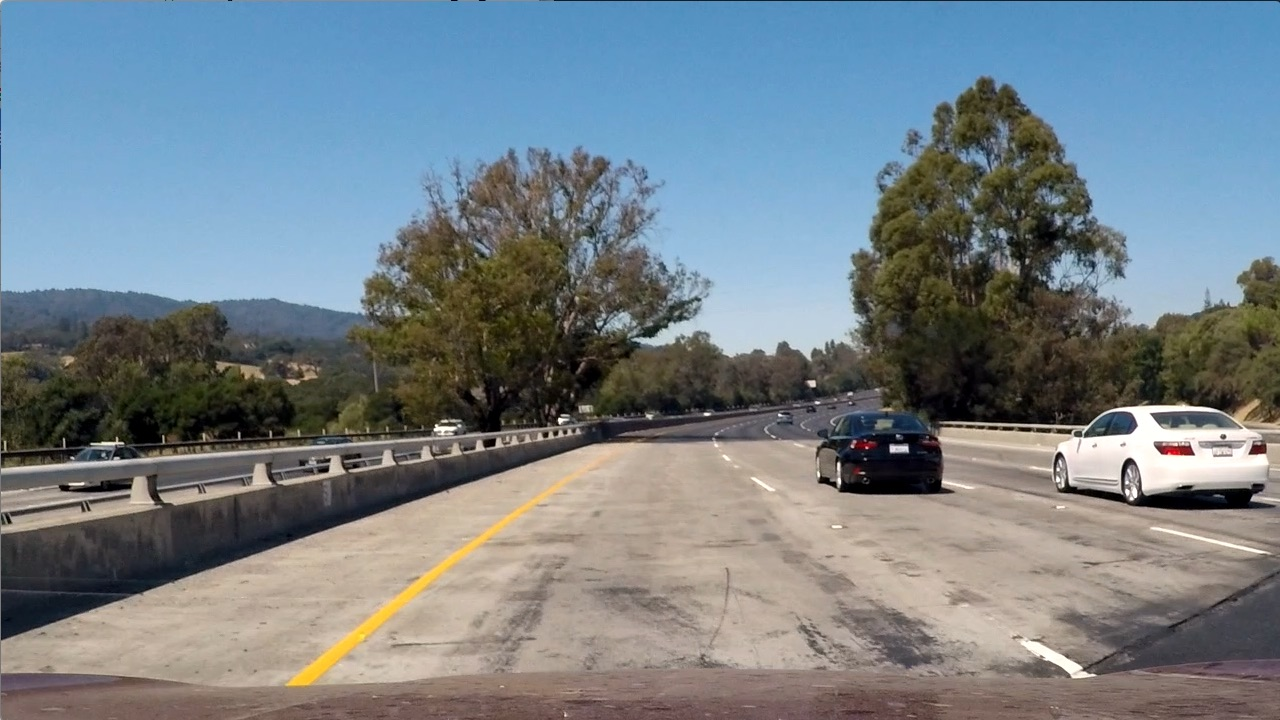
#> input picture CarND-Vehicle-Detection/test_images/test1.jpg, 1280 x 720 px
$ jupyter execute --allow-errors testing_with_my_slidingwindows.ipynb   (shell and % lines are left out)   (older library calls are emulated)
#> lines starting #> are read from the running program, lines starting #| are printed output that depends on the picture
## Vehicle Detection pipeline

[cell 1]
import numpy as np
import matplotlib.pyplot as plt
import cv2
import glob

import time

[cell 2]
car_list=[]
notcar_list=[]

cars = glob.glob('TrainingData\\vehicles\\*\\*.png')
for car in cars:
    car_list.append(car)

notcars = glob.glob('TrainingData\\non-vehicles\\*\\*.png')
for notcar in notcars:
    notcar_list.append(notcar)

print('Size of car images list: ', len(car_list))
print('Size of notcar images list: ', len(notcar_list))

### Lets use one of the images for our initial explorations

#> (a cell that did not finish here is left out)

[cell 4]
# [16 lines left out: function color_conversion, not called in this run]

#> (a cell that did not finish here is left out)

[cell 6]
# [13 lines left out: function color_histogram, not called in this run]

[cell 7]
hist_bins = 32
hist_range = (0,256)

#> (a cell that did not finish here is left out)

[cell 9]
#%%
# [5 lines left out: function bin_spatial, not called in this run]

[cell 10]
spatial_size = (32,32)

#> (a cell that did not finish here is left out)

[cell 12]
# Define a function to return HOG features and visualization

from skimage.feature import hog

# [17 lines left out: function get_hog_features, not called in this run]

[cell 13]
orient = 9
pix_per_cell = 8
cell_per_block = 2
vis = True
feature_vec = True

#> (a cell that did not finish here is left out)

[cell 15]
# Define a HOG feature function that can be used on not only gray scale but all channels:
# In this case, hog_image isnt returned. Call fcn with vis= False
# [17 lines left out: function get_all_hog_features, not called in this run]

[cell 16]
# Let's combine all the above so that we have 1 common function for extracting features from an image.

# Define a function to extract features from a single image window
# This function is very similar to extract_features()
# just for a single image rather than list of image files

# [32 lines left out: function single_img_features, not called in this run]

#> (a cell that did not finish here is left out)

## Extract Features for all images in the dataset.

[cell 18]
# Define a function to extract features from a list of images
# This function will use the single_image_feature function defined above.

def extract_features(img_files, color_space='RGB', spatial_size=(32, 32),
                        hist_bins=32, orient=9,
                        pix_per_cell=8, cell_per_block=2, hog_channel=0,
                        spatial_feat=True, hist_feat=True, hog_feat=True):

    # Create a list to append feature vectors to
    features = []

    # Iterate through the list of images
    for file in img_files:
        file_features = []

        # Read in each one by one
        img2 = plt.imread(file)
        file_features =  single_img_features(img2, color_space=color_space, spatial_size=spatial_size,
                                hist_bins=hist_bins, orient=orient,
                                pix_per_cell=pix_per_cell, cell_per_block=cell_per_block, hog_channel=hog_channel,
                                spatial_feat=spatial_feat, hist_feat=hist_feat, hog_feat=hog_feat)


        features.append(file_features)

    # Return list of feature vectors
    return features

[cell 19]
color_space = 'YCrCb' # Can be RGB, HSV, LUV, HLS, YUV, YCrCb
orient = 9  # HOG orientations
pix_per_cell = 8 # HOG pixels per cell
cell_per_block = 2 # HOG cells per block
hog_channel = "ALL" # Can be 0, 1, 2, or "ALL"
spatial_size = (16, 16) # Spatial binning dimensions
hist_bins = 16    # Number of histogram bins
spatial_feat = False # Spatial features on or off
hist_feat = False# Histogram features on or off
hog_feat = True # HOG features on or off
y_start_stop = [400, 700] # Min and max in y to search in slide_window()

# [7 lines of commented-out code are left out]

car_features = extract_features(car_list, color_space=color_space,
                        spatial_size=spatial_size, hist_bins=hist_bins,
                        orient=orient, pix_per_cell=pix_per_cell,
                        cell_per_block=cell_per_block,
                        hog_channel=hog_channel, spatial_feat=spatial_feat,
                        hist_feat=hist_feat, hog_feat=hog_feat)

notcar_features = extract_features(notcar_list, color_space=color_space,
                        spatial_size=spatial_size, hist_bins=hist_bins,
                        orient=orient, pix_per_cell=pix_per_cell,
                        cell_per_block=cell_per_block,
                        hog_channel=hog_channel, spatial_feat=spatial_feat,
                        hist_feat=hist_feat, hog_feat=hog_feat)


print('Number of car images : ', len(car_features))
#> (the rest of this cell did not finish here and is left out)

## Create a Linear classifier for the data

### Normalize the data and create labels

[cell 20]
from sklearn.svm import LinearSVC
from sklearn.preprocessing import StandardScaler

# Stack the test data into m rows. m = len(car_list) + len(notcar_list)
X = np.vstack((car_features, notcar_features)).astype(np.float64)

# Fit a per-column scaler
#> (the rest of this cell did not finish here and is left out)

[cell 21]
# Split up data into randomized training and test sets
from sklearn.cross_validation import train_test_split

rand_state = np.random.randint(0, 100)
#> (the rest of this cell did not finish here and is left out)

[cell 22]
# Show a few images and their predictions images:
fig  = plt.figure(figsize=(12,4))
# plt.suptitle('Example SVC Predictions')
numImages = 5

#> (the rest of this cell did not finish here and is left out)

### Sliding windows

[cell 23]
# Define a function that takes an image, start and stop positions in both x and y,
# window size (x and y dimensions) and overlap fraction (for both x and y)
def create_sliding_window(img, x_start_stop=[None, None], y_start_stop=[None, None],
                    xy_window=[64, 64], xy_overlap=(0.5, 0.5)):
    # If x and/or y start/stop positions not defined, set to image size
    if x_start_stop[0] == None:
        x_start_stop[0] = 0
    if x_start_stop[1] == None:
        x_start_stop[1] = img.shape[1]
    if y_start_stop[0] == None:
        y_start_stop[0] = 0
    if y_start_stop[1] == None:
        y_start_stop[1] = img.shape[0]

    win_start = (x_start_stop[0],y_start_stop[0])
    win_stop =  (x_start_stop[1],y_start_stop[1])

    # Compute the span of the region to be searched
    search_win_size = ( win_stop[0] - win_start[0] , win_stop[1] - win_start[1])

    # Compute the number of pixels per step in x/y
    overlap_px = (np.int(xy_overlap[0] * xy_window[0]),np.int(xy_overlap[1] * xy_window[1]))

    # Compute the number of windows in x/y
    n_win_x = np.int( ( ( search_win_size[0] - xy_window[0])/ overlap_px[0] )+ 1)
    n_win_y = np.int( ( ( search_win_size[1] - xy_window[1])/ overlap_px[1] ) + 1)

    # Initialize a list to append window positions to
    window_list = []
    # Loop through finding x and y window positions
    for idy in range(n_win_y):
        for idx in range(n_win_x):
            current_window_topleft = ( (win_start[0]+ overlap_px[0]*idx) ,(win_start[1]+overlap_px[1]*idy) )
            current_window_bottomright = (current_window_topleft[0]+xy_window[0],
                                          current_window_topleft[1]+xy_window[1])

            window_list.append((current_window_topleft,current_window_bottomright))

    return window_list

[cell 24]
# Define a function to draw bounding boxes
def draw_boxes(img, bboxes, color=(0, 0, 255), thick=6):
    # Make a copy of the image
    imcopy = np.copy(img)
    # Iterate through the bounding boxes
    for bbox in bboxes:
        # Draw a rectangle given bbox coordinates
        cv2.rectangle(imcopy, bbox[0], bbox[1], color, thick)
    # Return the image copy with boxes drawn
    return imcopy

[cell 25]
# Define a function to search the windows for cars
# [32 lines left out: function search_windows, not called in this run]

[cell 26]
# Set up the paramters for creating varying sizes of sliding windows
list_xy_overlap  = [[0.25,0.25],[0.25,0.25],[0.25,0.25],[0.25,0.25]]
list_y_start_stop = [[400,500],[400,620],[400,620],[400,620]]
list_x_start_stop = [ [400,900],[200,None],[200,None],[200,None] ]
list_xy_window    =[ [48,48],[64, 64],[96,96],[128,128]]

[cell 27]
# Set up the paramters for creating varying sizes of sliding windows

list_xy_overlap  = [[0.9,0.9],[0.5,0.5],[0.2,0.2],[0.2,0.2]]
list_y_start_stop = [[400,500],[400,620],[400,700],[400,700]]
list_x_start_stop = [ [400,900],[200,None],[200,None],[200,None] ]
list_xy_window    =[ [48,48],[64, 64],[96,96],[128,128]]

[cell 28]
# Test the create_sliding_window function

image = plt.imread('./test_images/test1.jpg')
#> image is the input picture: shape (720, 1280, 3); mean R, G, B 117.5, 128.7, 135.5
draw_image = np.copy(image)

windows=[]
for (xy_overlap,x_start_stop,y_start_stop,xy_window) in zip(list_xy_overlap,list_x_start_stop,list_y_start_stop,list_xy_window):

    windows.extend(create_sliding_window(draw_image, x_start_stop=x_start_stop, y_start_stop=y_start_stop,
                    xy_window=xy_window, xy_overlap=xy_overlap) )
#> after the loop, windows = 1027 items


window_img = draw_boxes(draw_image, windows, color=(0, 255, 0), thick=6)
#> the loop in draw_boxes, `for bbox in bboxes:` made 1027 passes
#> bbox on passes 1 to 3: ((400, 400), (448, 448)), ((443, 400), (491, 448)), ((486, 400), (534, 448))
#> after the loop in draw_boxes, `for bbox in bboxes:`:
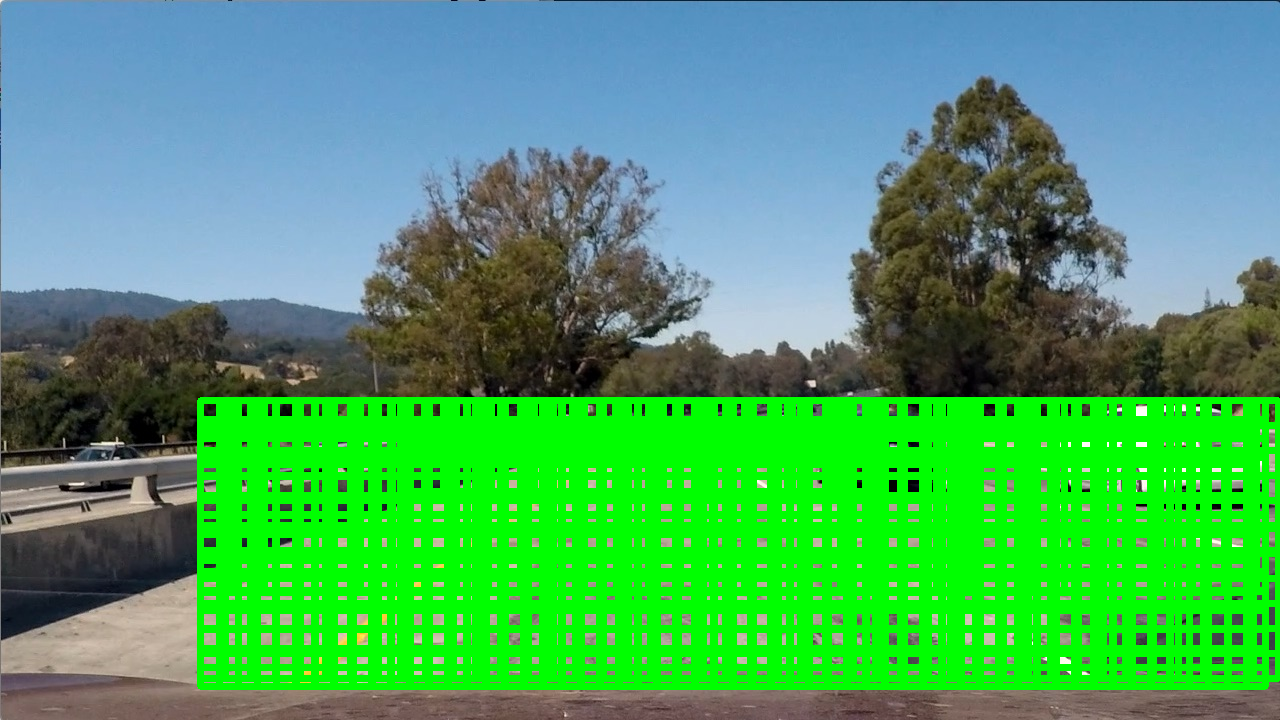
#> imcopy: shape (720, 1280, 3); mean R, G, B 72.4, 165.9, 97.5


print('Total number of sliding windows = {} '.format(len(windows)))
#| Total number of sliding windows = 1027


fig = plt.figure(figsize=(12,4))

plt.title('Display Sliding Windows')

plt.imshow(window_img)
plt.tight_layout()

fig.savefig('./output_images/5_sliding_windows.png',bbox_inches = 'tight')

plt.show()


$ run again, with CarND-Vehicle-Detection/test_images/test2.jpg copied over CarND-Vehicle-Detection/test_images/test1.jpg
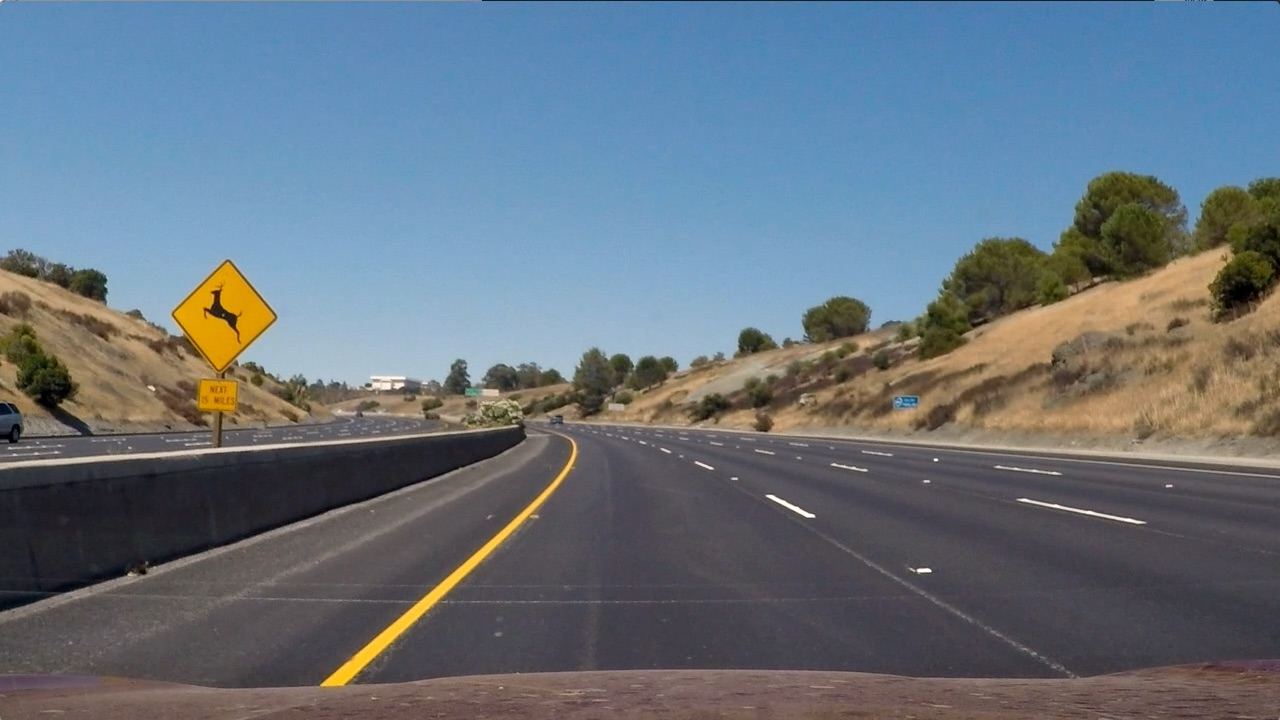
#> input picture CarND-Vehicle-Detection/test_images/test2.jpg, 1280 x 720 px
#> image is the input picture: shape (720, 1280, 3); mean R, G, B 102.8, 114.6, 125.5
#> after the loop `for (xy_overlap,x_start_stop,y_start_stop,xy_window) in zip(list_xy_ov..`: windows = 1027 items
#> the loop in draw_boxes, `for bbox in bboxes:` made 1027 passes
#> bbox on passes 1 to 3: ((400, 400), (448, 448)), ((443, 400), (491, 448)), ((486, 400), (534, 448))
#> after the loop in draw_boxes, `for bbox in bboxes:`:
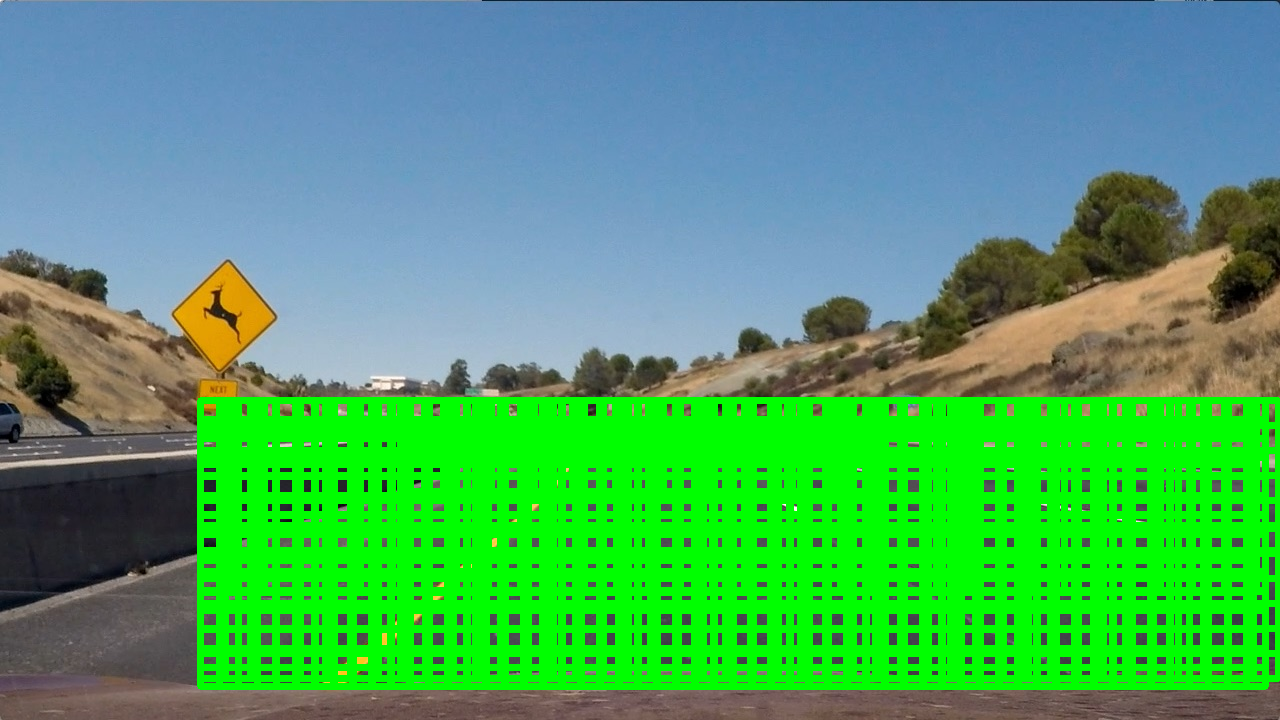
#> imcopy: shape (720, 1280, 3); mean R, G, B 74.2, 167.1, 99.8
#| Total number of sliding windows = 1027

$ run again, with CarND-Vehicle-Detection/test_images/test3.jpg copied over CarND-Vehicle-Detection/test_images/test1.jpg
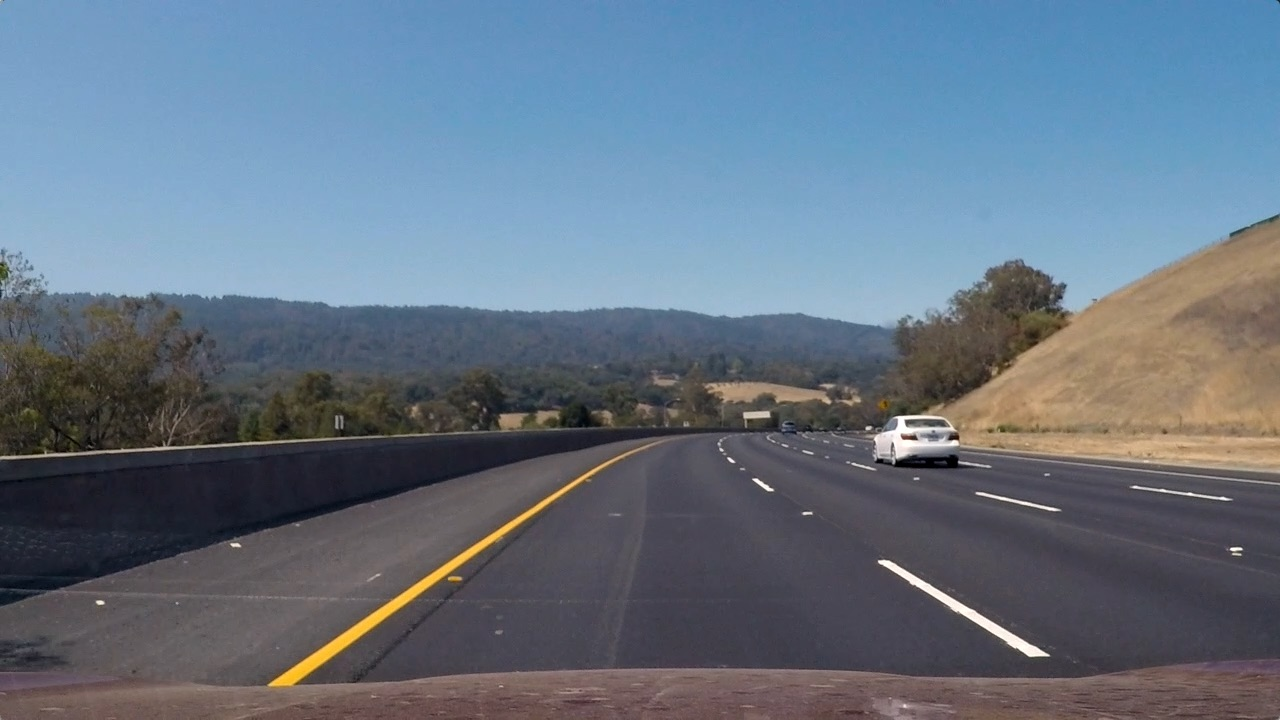
#> input picture CarND-Vehicle-Detection/test_images/test3.jpg, 1280 x 720 px
#> image is the input picture: shape (720, 1280, 3); mean R, G, B 101.1, 115.3, 130.7
#> after the loop `for (xy_overlap,x_start_stop,y_start_stop,xy_window) in zip(list_xy_ov..`: windows = 1027 items
#> the loop in draw_boxes, `for bbox in bboxes:` made 1027 passes
#> bbox on passes 1 to 3: ((400, 400), (448, 448)), ((443, 400), (491, 448)), ((486, 400), (534, 448))
#> after the loop in draw_boxes, `for bbox in bboxes:`:
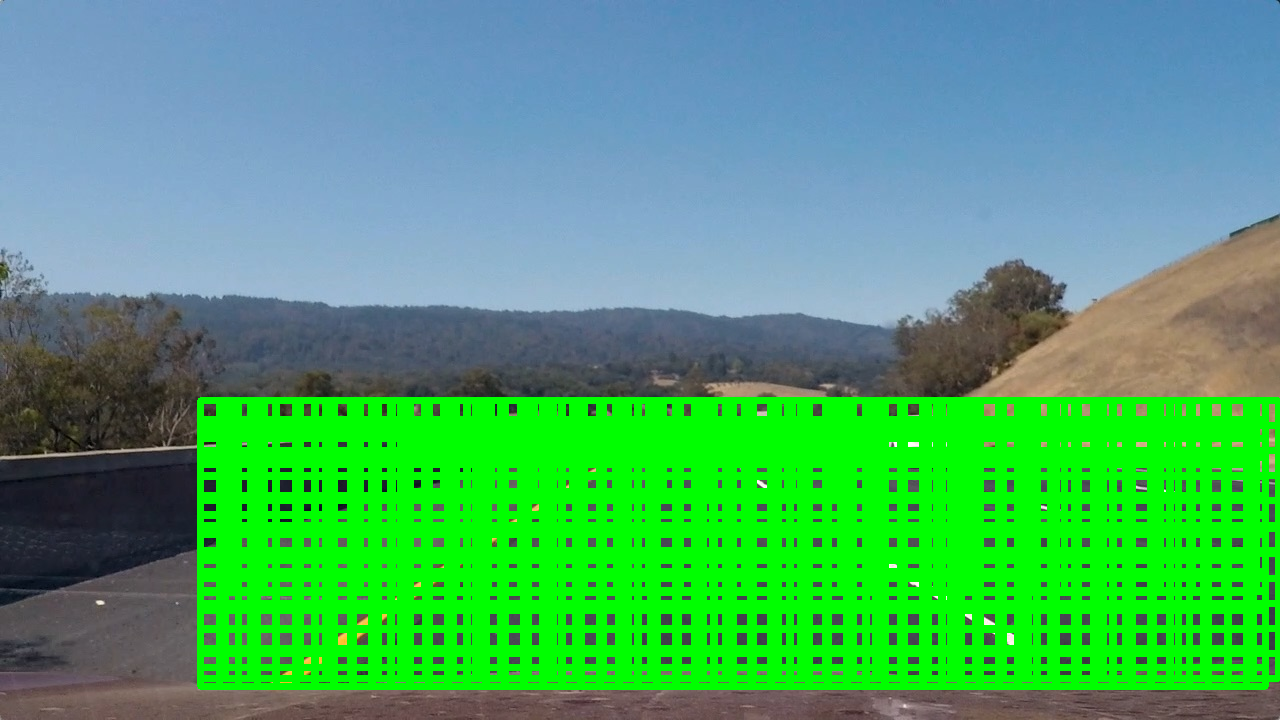
#> imcopy: shape (720, 1280, 3); mean R, G, B 73.9, 168.8, 105
#| Total number of sliding windows = 1027
